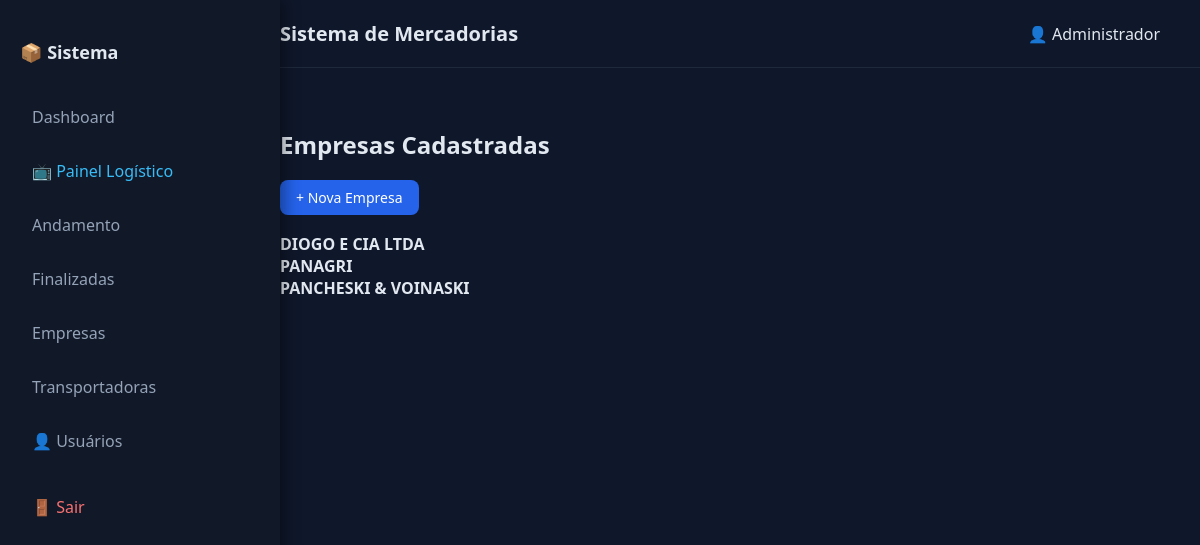
Screenshot of /empresas (signed in) with the database file from the repository.
### app/models.py (models this page shows, shortened)
class Usuario(UserMixin, db.Model):
    id = db.Column(db.Integer, primary_key=True)
    nome = db.Column(db.String(120), nullable=False)
    usuario = db.Column(db.String(80), unique=True, nullable=False)
    senha_hash = db.Column(db.String(200), nullable=False)
    admin = db.Column(db.Boolean, default=False)

class Empresa(db.Model):
    id = db.Column(db.Integer, primary_key=True)
    nome = db.Column(db.String(150), nullable=False)
    ativa = db.Column(db.Boolean, default=True)
    notas = db.relationship('NotaFiscal', backref='empresa', lazy=True)

### app/routes.py (the view)
@main.route("/empresas")
@login_required
def listar_empresas():
    empresas = Empresa.query.order_by(Empresa.nome).all()
    return render_template("empresas.html", empresas=empresas)

### app/__init__.py (called while the page is built)
def create_app():
    app = Flask(__name__)
    app.config.from_object(Config)
    db.init_app(app)
    migrate.init_app(app, db)
    login_manager.init_app(app)
    from app.routes import main
    from app import models
    from app.models import Usuario
    @login_manager.user_loader
    def load_user(user_id):
        return Usuario.query.get(int(user_id))
    app.register_blueprint(main)
    return app

### app/templates/empresas.html (shortened to what this page needs)
{% extends "base.html" %}
{% block content %}
<h2 style="margin-bottom:25px;">Empresas Cadastradas</h2>
<div style="margin-bottom:25px;">
    <a class="btn" href="{{ url_for('main.nova_empresa') }}">
        + Nova Empresa
    </a>
</div>
{% if empresas %}
    {% for empresa in empresas %}
        <div class="card">
            <strong>{{ empresa.nome }}</strong>
        </div>
    {% endfor %}
{% else %}
    <p>Nenhuma empresa cadastrada.</p>
{% endif %}
{% endblock %}

### app/templates/base.html (shortened to what this page needs)
<!DOCTYPE html>
<html lang="pt-br">
<head>
</head>
<body>
{% if current_user.is_authenticated %}
<div class="sidebar">
    <h2>📦 Sistema</h2>
    <a href="{{ url_for('main.home') }}">Dashboard</a>
    <a href="{{ url_for('main.painel') }}" target="_blank" style="color:#38bdf8;">
    📺 Painel Logístico
    </a>
    <a href="{{ url_for('main.listar_notas') }}">Andamento</a>
    <a href="{{ url_for('main.listar_notas_finalizadas') }}">Finalizadas</a>
    <a href="{{ url_for('main.listar_empresas') }}">Empresas</a>
    <a href="{{ url_for('main.listar_transportadoras') }}">Transportadoras</a>
    {% if current_user.admin %}
    <a href="{{ url_for('main.listar_usuarios') }}">
        👤 Usuários
    </a>
{% endif %}
    <a href="{{ url_for('main.logout') }}" class="logout-link">
        🚪 Sair
    </a>
</div>
<div class="main-content">
    <div class="topbar">
        <h1>Sistema de Mercadorias</h1>
        <div>👤 {{ current_user.nome }}</div>
    </div>
{% endif %}
<div class="container">
    {% block content %}{% endblock %}
</div>
{% if current_user.is_authenticated %}
</div>
{% endif %}
</body>
</html>

### app/templates/base.html (style rules this page uses)
body { margin:0; font-family: 'Segoe UI', Arial, sans-serif; background:#0f172a; color:#e2e8f0; display:flex; }
.sidebar { width:240px; background:#111827; height:100vh; padding:25px 20px; position:fixed; left:0; top:0; box-shadow:4px 0 15px rgba(0,0,0,0.4); }
.sidebar h2 { font-size:18px; margin-bottom:30px; }
.sidebar a { display:block; color:#94a3b8; text-decoration:none; padding:12px; border-radius:8px; margin-bottom:8px; transition:0.2s; }
.main-content { margin-left:240px; width:100%; }
.topbar { background:#0f172a; padding:20px 40px; border-bottom:1px solid #1e293b; display:flex; justify-content:space-between; align-items:center; }
.topbar h1 { margin:0; font-size:20px; }
.container { padding:40px; }
.btn { background:#2563eb; color:white; padding:8px 16px; border:none; border-radius:8px; text-decoration:none; cursor:pointer; transition:0.2s; font-size:14px; }
.logout-link { color:#f87171 !important; margin-top:20px; }

### rows the page displays
Usuario: nome "Administrador"
Empresa: nome "DIOGO E CIA LTDA"
Empresa: nome "PANAGRI"
Empresa: nome "PANCHESKI & VOINASKI"
